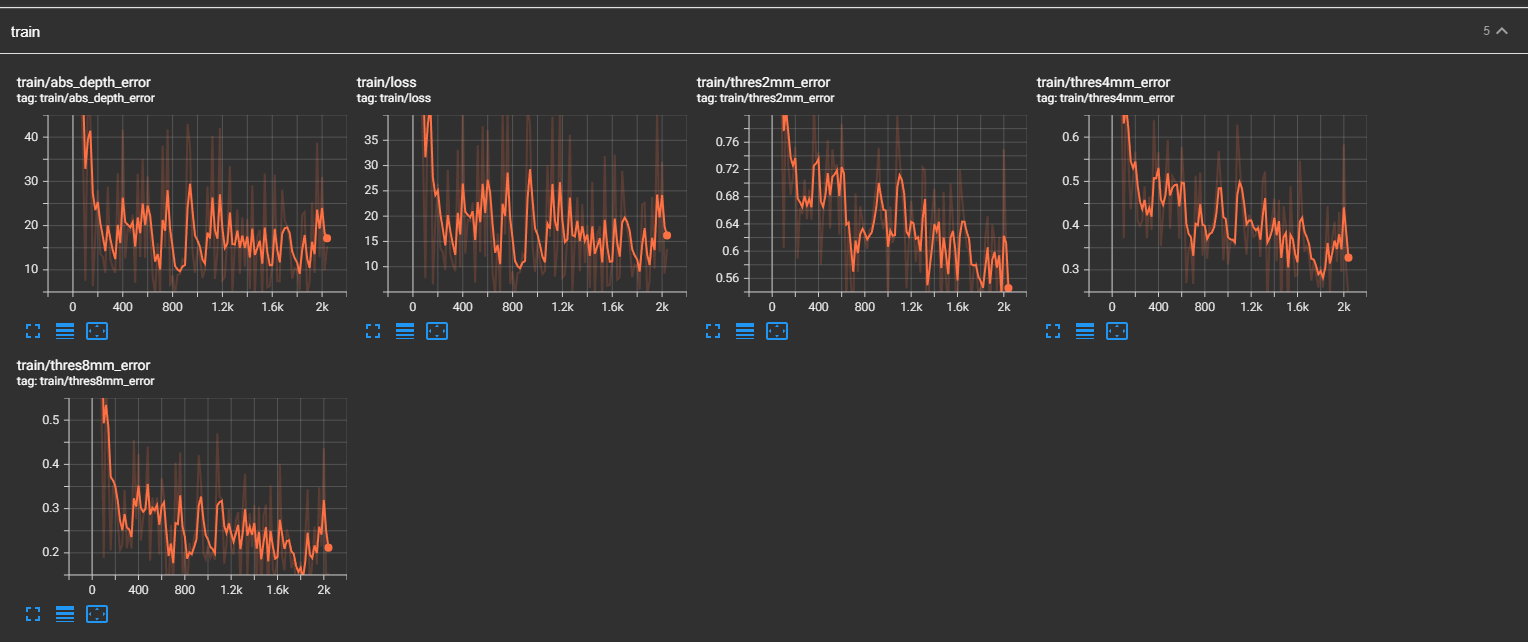

Recreate this plot in Python.
import argparse
import os
import torch
import torch.optim as optim
from torch.utils.data import DataLoader
import torch.nn.functional as F
import numpy as np
import time
from torch.utils.tensorboard import SummaryWriter
from datasets import find_dataset_def
from models import *
from utils import *
import gc
import sys
import datetime


parser = argparse.ArgumentParser(description='Assignment: Multi-View Stereo')
parser.add_argument('--mode', default='train', help='train or test', choices=['train', 'val'])
parser.add_argument('--model', default='net', help='select model')

parser.add_argument('--dataset', default='dtu', help='select dataset')
parser.add_argument('--trainpath', help='train datapath')
parser.add_argument('--testpath', help='test datapath')
parser.add_argument('--trainlist', help='train list')
parser.add_argument('--testlist', help='test list')

parser.add_argument('--epochs', type=int, default=16, help='number of epochs to train')
parser.add_argument('--lr', type=float, default=0.001, help='learning rate')
parser.add_argument('--lrepochs', type=str, default="4,8:2", help='epoch ids to downscale lr and the downscale rate')
parser.add_argument('--wd', type=float, default=0.0, help='weight decay')

parser.add_argument('--batch_size', type=int, default=2, help='train batch size')
parser.add_argument('--numdepth', type=int, default=192, help='the number of depth values')

parser.add_argument('--loadckpt', default=None, help='load a specific checkpoint')
parser.add_argument('--logdir', default='./checkpoints/debug', help='the directory to save checkpoints/logs')
parser.add_argument('--resume', action='store_true', help='continue to train the model')

parser.add_argument('--summary_freq', type=int, default=20, help='print and summary frequency')
parser.add_argument('--save_freq', type=int, default=1, help='save checkpoint frequency')
parser.add_argument('--seed', type=int, default=1, metavar='S', help='random seed')

# parse arguments and check
args = parser.parse_args()
if args.resume:
    assert args.mode == "train"
    assert args.loadckpt is None
if args.testpath is None:
    args.testpath = args.trainpath

torch.manual_seed(args.seed)
torch.cuda.manual_seed(args.seed)

# create logger for mode "train" and "testall"
if args.mode == "train":
    if not os.path.isdir(args.logdir):
        os.mkdir(args.logdir)

    current_time_str = str(datetime.datetime.now().strftime('%Y%m%d_%H%M%S'))
    print("current time", current_time_str)

    print("creating new summary file")
    logger = SummaryWriter(args.logdir)

print("argv:", sys.argv[1:])
print_args(args)

# dataset, dataloader
MVSDataset = find_dataset_def(args.dataset)
train_dataset = MVSDataset(args.trainpath, args.trainlist, "train", 3, args.numdepth)
test_dataset = MVSDataset(args.testpath, args.testlist, "val", 3, args.numdepth)
TrainImgLoader = DataLoader(train_dataset, args.batch_size, shuffle=True, num_workers=4, drop_last=True)
TestImgLoader = DataLoader(test_dataset, args.batch_size, shuffle=False, num_workers=4, drop_last=False)

# model, optimizer
model = Net().to("cuda")
model_loss = mvs_loss
optimizer = optim.Adam(model.parameters(), lr=args.lr, betas=(0.9, 0.999), weight_decay=args.wd)

# load parameters
start_epoch = 0
if (args.mode == "train" and args.resume) or (args.mode == "val" and not args.loadckpt):
    saved_models = [fn for fn in os.listdir(args.logdir) if fn.endswith(".ckpt")]
    saved_models = sorted(saved_models, key=lambda x: int(x.split('_')[-1].split('.')[0]))
    # use the latest checkpoint file
    loadckpt = os.path.join(args.logdir, saved_models[-1])
    print("resuming", loadckpt)
    state_dict = torch.load(loadckpt)
    model.load_state_dict(state_dict['model'])
    optimizer.load_state_dict(state_dict['optimizer'])
    start_epoch = state_dict['epoch'] + 1
elif args.loadckpt:
    # load checkpoint file specified by args.loadckpt
    print("loading model {}".format(args.loadckpt))
    state_dict = torch.load(args.loadckpt)
    model.load_state_dict(state_dict['model'])
print("start at epoch {}".format(start_epoch))
print('Number of model parameters: {}'.format(sum([p.data.nelement() for p in model.parameters()])))


# main function
def train():
    milestones = [int(epoch_idx) for epoch_idx in args.lrepochs.split(':')[0].split(',')]
    lr_gamma = 1 / float(args.lrepochs.split(':')[1])
    lr_scheduler = torch.optim.lr_scheduler.MultiStepLR(optimizer, milestones, gamma=lr_gamma,
                                                        last_epoch=start_epoch - 1)

    for epoch_idx in range(start_epoch, args.epochs):
        print('Epoch {}:'.format(epoch_idx))
        lr_scheduler.step()
        global_step = len(TrainImgLoader) * epoch_idx

        # training
        for batch_idx, sample in enumerate(TrainImgLoader):
            start_time = time.time()
            global_step = len(TrainImgLoader) * epoch_idx + batch_idx
            do_summary = global_step % args.summary_freq == 0
            loss, scalar_outputs, image_outputs = train_sample(sample, detailed_summary=do_summary)
            if do_summary:
                save_scalars(logger, 'train', scalar_outputs, global_step)
                save_images(logger, 'train', image_outputs, global_step)
            del scalar_outputs, image_outputs
            print(
                'Epoch {}/{}, Iter {}/{}, train loss = {:.3f}, time = {:.3f}'.format(epoch_idx, args.epochs, batch_idx,
                                                                                     len(TrainImgLoader), loss,
                                                                                     time.time() - start_time))

        # checkpoint
        if (epoch_idx + 1) % args.save_freq == 0:
            torch.save({
                'epoch': epoch_idx,
                'model': model.state_dict(),
                'optimizer': optimizer.state_dict()},
                "{}/model_{:0>6}.ckpt".format(args.logdir, epoch_idx))

        # testing
        avg_test_scalars = DictAverageMeter()
        for batch_idx, sample in enumerate(TestImgLoader):
            start_time = time.time()
            global_step = len(TrainImgLoader) * epoch_idx + batch_idx
            do_summary = global_step % args.summary_freq == 0
            loss, scalar_outputs, image_outputs = test_sample(sample, detailed_summary=do_summary)
            if do_summary:
                save_scalars(logger, 'test', scalar_outputs, global_step)
                save_images(logger, 'test', image_outputs, global_step)
            avg_test_scalars.update(scalar_outputs)
            del scalar_outputs, image_outputs
            print('Epoch {}/{}, Iter {}/{}, test loss = {:.3f}, time = {:3f}'.format(epoch_idx, args.epochs, batch_idx,
                                                                                     len(TestImgLoader), loss,
                                                                                     time.time() - start_time))
        save_scalars(logger, 'fulltest', avg_test_scalars.mean(), global_step)
        print("avg_test_scalars:", avg_test_scalars.mean())
        # gc.collect()


def val():
    avg_test_scalars = DictAverageMeter()
    for batch_idx, sample in enumerate(TestImgLoader):
        start_time = time.time()
        loss, scalar_outputs, image_outputs = test_sample(sample, detailed_summary=True)
        avg_test_scalars.update(scalar_outputs)
        del scalar_outputs, image_outputs
        print('Iter {}/{}, test loss = {:.3f}, time = {:3f}'.format(batch_idx, len(TestImgLoader), loss,
                                                                    time.time() - start_time))
        if batch_idx % 100 == 0:
            print("Iter {}/{}, test results = {}".format(batch_idx, len(TestImgLoader), avg_test_scalars.mean()))
    print("final", avg_test_scalars)


def train_sample(sample, detailed_summary=False):
    model.train()
    optimizer.zero_grad()

    # To ensure the sample can be trained using CUDA
    depth_gt = tocuda(sample["depth"])
    mask = tocuda(sample["mask"])

    outputs = model(tocuda(sample["imgs"]), tocuda(sample["proj_matrices"]), tocuda(sample["depth_values"]))
    depth_est = outputs["depth"]

    loss = model_loss(depth_est, depth_gt, mask)
    loss.backward()
    optimizer.step()

    scalar_outputs = {"loss": loss}
    image_outputs = {"depth_est": depth_est * mask, "depth_gt": sample["depth"],
                     "ref_img": sample["imgs"][:, 0],
                     "mask": sample["mask"]}
    if detailed_summary:
        image_outputs["errormap"] = (depth_est - depth_gt).abs() * mask
        scalar_outputs["abs_depth_error"] = AbsDepthError_metrics(depth_est, depth_gt, mask > 0.5)
        scalar_outputs["thres2mm_error"] = Thres_metrics(depth_est, depth_gt, mask > 0.5, 2)
        scalar_outputs["thres4mm_error"] = Thres_metrics(depth_est, depth_gt, mask > 0.5, 4)
        scalar_outputs["thres8mm_error"] = Thres_metrics(depth_est, depth_gt, mask > 0.5, 8)

    return tensor2float(loss), tensor2float(scalar_outputs), image_outputs


@make_nograd_func
def test_sample(sample, detailed_summary=True):
    model.eval()

    # To ensure the sample can be tested using CUDA
    depth_gt = tocuda(sample["depth"])
    mask = tocuda(sample["mask"])

    outputs = model(tocuda(sample["imgs"]), tocuda(sample["proj_matrices"]), tocuda(sample["depth_values"]))
    depth_est = outputs["depth"]

    loss = model_loss(depth_est, depth_gt, mask)

    scalar_outputs = {"loss": loss}
    image_outputs = {"depth_est": depth_est * mask, "depth_gt": sample["depth"],
                     "ref_img": sample["imgs"][:, 0],
                     "mask": sample["mask"]}
    if detailed_summary:
        image_outputs["errormap"] = (depth_est - depth_gt).abs() * mask

    scalar_outputs["abs_depth_error"] = AbsDepthError_metrics(depth_est, depth_gt, mask > 0.5)
    scalar_outputs["thres2mm_error"] = Thres_metrics(depth_est, depth_gt, mask > 0.5, 2)
    scalar_outputs["thres4mm_error"] = Thres_metrics(depth_est, depth_gt, mask > 0.5, 4)
    scalar_outputs["thres8mm_error"] = Thres_metrics(depth_est, depth_gt, mask > 0.5, 8)

    return tensor2float(loss), tensor2float(scalar_outputs), image_outputs



if __name__ == '__main__':
    if args.mode == "train":
        train()
    elif args.mode == "val":
        val()
